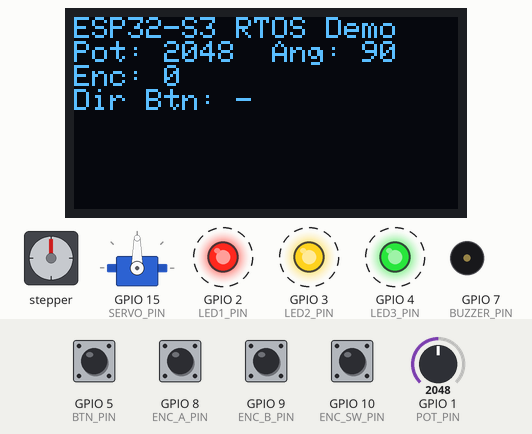
The program below on a simulated ESP32-S3. Parts: stepper motor, 128×64 one-colour display, servo, output pins drawn as LEDs (lit = HIGH), buzzer (waves = sounding). Wiring (from diagram.json): stepper motor (200 steps per turn assumed): coils GPIO 12, GPIO 13, GPIO 11, GPIO 14. Dashed ring = blinking. The test bench sets the inputs (shaded band); at power-on: GPIO 5 (BTN_PIN), GPIO 8 (ENC_A_PIN), GPIO 9 (ENC_B_PIN), GPIO 10 (ENC_SW_PIN) HIGH, GPIO 1 (POT_PIN) = 2048. Pins used as bus, display or sensor lines are not drawn.

Above: at 1.4 s.
1.5 s: GPIO 1 (POT_PIN) set to 2866
At 2.6 s:
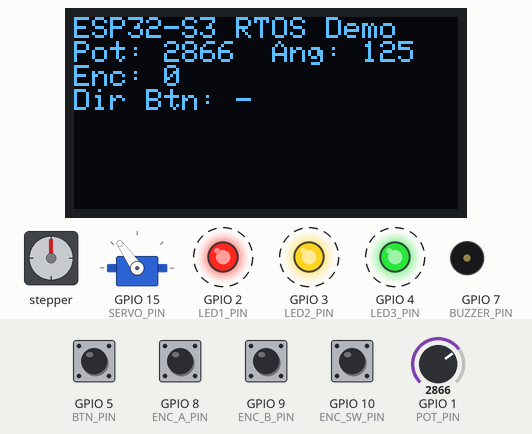
4.2 s: GPIO 10 (ENC_SW_PIN) pulled LOW for 0.15 s
At 4.43 s:
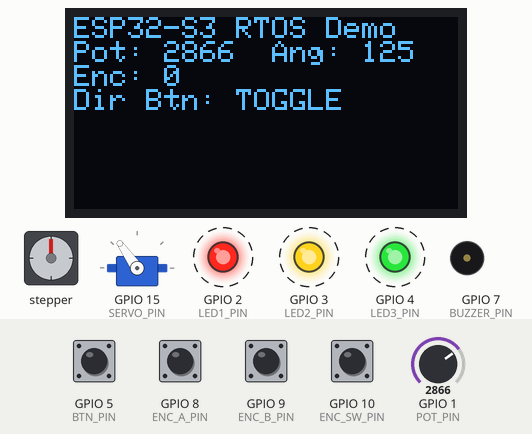
4.9 s: GPIO 1 (POT_PIN) set to 3603
At 5.6 s:
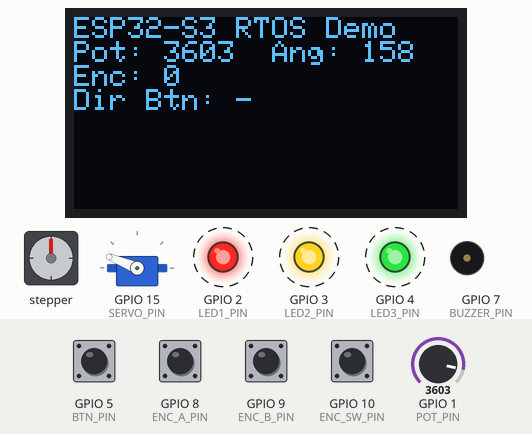
7.7 s: GPIO 5 (BTN_PIN) pulled LOW for 0.15 s
At 8.6 s:
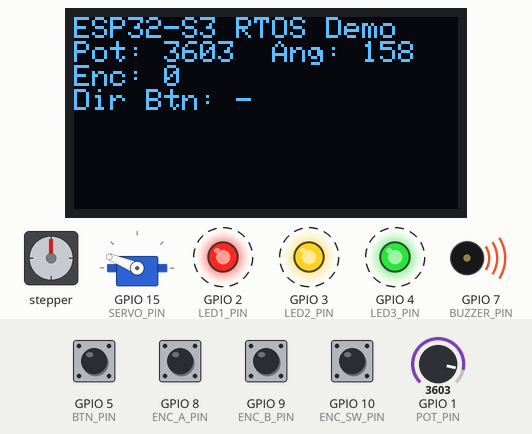
10.7 s: GPIO 1 (POT_PIN) set to 4095
At 11.6 s:
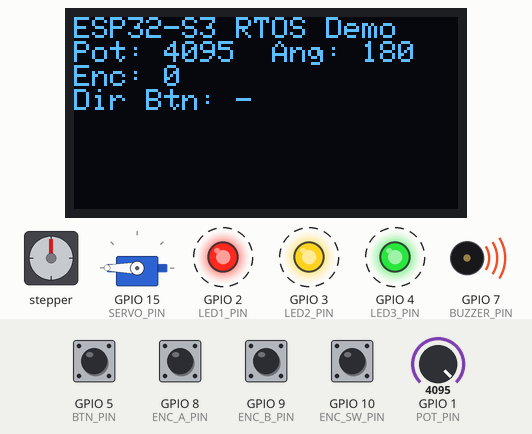
13.7 s: GPIO 5 (BTN_PIN) pulled LOW for 1 s
At 14.6 s:
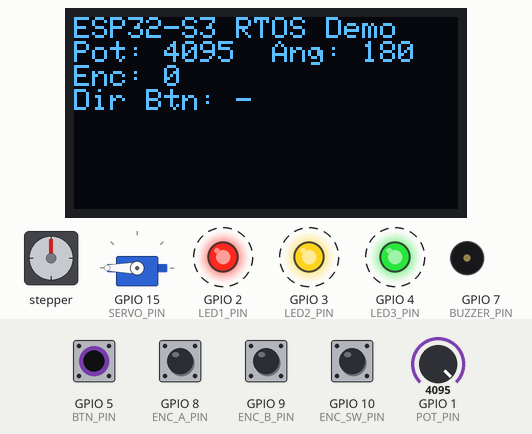
Timing chart, 0 to 17.2 s (numbered marks = the images above; inputs shaded):
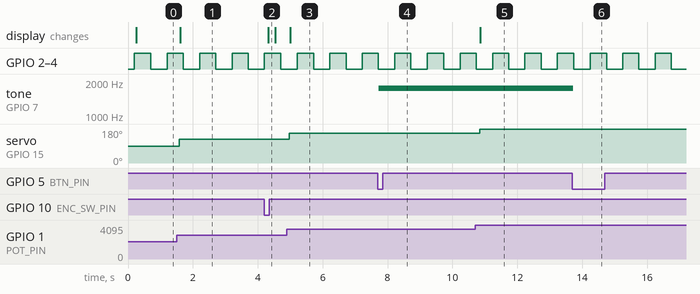

The program:

main.cpp
```cpp
#include <Arduino.h>
#include <Wire.h>
#include <Adafruit_GFX.h>
#include <Adafruit_SSD1306.h>
#include <ESP32Servo.h>

#define LED1_PIN   2
#define LED2_PIN   3
#define LED3_PIN   4

#define BTN_PIN    5

#define BUZZER_PIN 7

#define I2C_SDA    42
#define I2C_SCL    41
#define OLED_ADDR  0x3C
Adafruit_SSD1306 display(128, 64, &Wire);

#define POT_PIN    1

#define ENC_A_PIN  8
#define ENC_B_PIN  9
#define ENC_SW_PIN 10

#define ST_A_N     11
#define ST_A_P     12
#define ST_B_P     13
#define ST_B_N     14

#define SERVO_PIN  15

Servo servo1;

volatile long encCount = 0;
volatile uint8_t lastA = 0, lastB = 0;
volatile bool encBtnPressed = false;

TaskHandle_t taskLEDsHandle;
TaskHandle_t taskBtnBuzzHandle;
TaskHandle_t taskServoOLEDHandle;
TaskHandle_t taskStepperHandle;

void setStepperCoils(uint8_t a_n, uint8_t a_p, uint8_t b_p, uint8_t b_n) {
  digitalWrite(ST_A_N, a_n);
  digitalWrite(ST_A_P, a_p);
  digitalWrite(ST_B_P, b_p);
  digitalWrite(ST_B_N, b_n);
}

const uint8_t STEP_TABLE[8][4] = {
  {1,0,0,0}, {1,1,0,0}, {0,1,0,0}, {0,1,1,0},
  {0,0,1,0}, {0,0,1,1}, {0,0,0,1}, {1,0,0,1}
};

// Buzzer control
const int BUZZR_CH = 2;
void beepStart(int freq) {
  ledcAttachPin(BUZZER_PIN, BUZZR_CH);
  ledcWriteTone(BUZZR_CH, freq);
}
void beepStop() {
  ledcWrite(BUZZR_CH, 0);
  ledcDetachPin(BUZZER_PIN);
}

// Encoder interrupt handlers
void IRAM_ATTR encISR_A() {
  uint8_t a = digitalRead(ENC_A_PIN);
  uint8_t b = digitalRead(ENC_B_PIN);
  if (a != lastA) {
    (a == b) ? encCount++ : encCount--;
    lastA = a;
    lastB = b;
  }
}
void IRAM_ATTR encISR_B() {
  uint8_t a = digitalRead(ENC_A_PIN);
  uint8_t b = digitalRead(ENC_B_PIN);
  if (b != lastB) {
    (a != b) ? encCount++ : encCount--;
    lastA = a;
    lastB = b;
  }
}
void IRAM_ATTR encBtnISR() {
  if (digitalRead(ENC_SW_PIN) == LOW) encBtnPressed = true;
}

//  RTOS TASKS
void taskLEDs(void* pv) {
  pinMode(LED1_PIN, OUTPUT);
  pinMode(LED2_PIN, OUTPUT);
  pinMode(LED3_PIN, OUTPUT);

  for (;;) {
    //Blink
    digitalWrite(LED1_PIN, HIGH);
    digitalWrite(LED2_PIN, HIGH);
    digitalWrite(LED3_PIN, HIGH);
    vTaskDelay(pdMS_TO_TICKS(500)); // 500ms ON

    digitalWrite(LED1_PIN, LOW);
    digitalWrite(LED2_PIN, LOW);
    digitalWrite(LED3_PIN, LOW);
    vTaskDelay(pdMS_TO_TICKS(500)); // 500ms OFF
  }
}

// Task Button & Buzzer
void taskButtonsBuzzer(void* pv) {
  pinMode(BTN_PIN, INPUT_PULLUP);
  pinMode(BUZZER_PIN, OUTPUT);

  bool buzOn = false;
  for (;;) {
    // Single Button: toggle buzzer
    if (digitalRead(BTN_PIN) == LOW) {
      vTaskDelay(pdMS_TO_TICKS(20)); // debounce
      if (digitalRead(BTN_PIN) == LOW) {
        buzOn = !buzOn;
        if (buzOn) {
          beepStart(1760); // Frekuensi 1760Hz
        } else {
          beepStop();
        }
        while (digitalRead(BTN_PIN) == LOW) vTaskDelay(pdMS_TO_TICKS(10));
      }
    }
    vTaskDelay(pdMS_TO_TICKS(10));
  }
}

// Task Servo + OLED + Potentiometer pada Core 1
void taskServoOLED(void* pv) {
  Wire.begin(I2C_SDA, I2C_SCL);
  if (!display.begin(SSD1306_SWITCHCAPVCC, OLED_ADDR)) {

  }
  display.clearDisplay();
  display.setTextSize(1);
  display.setTextColor(SSD1306_WHITE);

  servo1.attach(SERVO_PIN);

  for (;;) {
    int raw = analogRead(POT_PIN);
    int angle = map(raw, 0, 4095, 0, 180);
    servo1.write(angle);

    long enc = encCount;
    display.clearDisplay();
    display.setCursor(0, 0);
    display.println(F("ESP32-S3 RTOS Demo"));
    display.print(F("Pot: ")); display.print(raw);
    display.print(F("  Ang: ")); display.println(angle);
    display.print(F("Enc: ")); display.println(enc);
    display.print(F("Dir Btn: "));
    display.println(encBtnPressed ? "TOGGLE" : "-");
    display.display();

    vTaskDelay(pdMS_TO_TICKS(200));
  }
}

// Task Stepper Motor pada Core 1
void taskStepper(void* pv) {
  pinMode(ST_A_N, OUTPUT);
  pinMode(ST_A_P, OUTPUT);
  pinMode(ST_B_P, OUTPUT);
  pinMode(ST_B_N, OUTPUT);

  int stepIndex = 0;
  bool dirCW = true;

  for (;;) {
    if (encBtnPressed) {
      dirCW = !dirCW;
      encBtnPressed = false;
    }

    long speedSteps = abs(encCount);
    speedSteps = constrain(speedSteps, 0, 400);
    uint16_t delayMs = 4 + (400 - speedSteps) / 2;

    const uint8_t* s = STEP_TABLE[stepIndex];
    setStepperCoils(s[0], s[1], s[2], s[3]);

    stepIndex = (dirCW) ? (stepIndex + 1) : (stepIndex + 7);
    stepIndex &= 7;

    vTaskDelay(pdMS_TO_TICKS(delayMs));
  }
}

// ===== SETUP =====
void setup() {
  Serial.begin(115200);
  delay(200);

  // Encoder setup dengan interrupt
  pinMode(ENC_A_PIN, INPUT_PULLUP);
  pinMode(ENC_B_PIN, INPUT_PULLUP);
  pinMode(ENC_SW_PIN, INPUT_PULLUP);
  lastA = digitalRead(ENC_A_PIN);
  lastB = digitalRead(ENC_B_PIN);
  attachInterrupt(digitalPinToInterrupt(ENC_A_PIN), encISR_A, CHANGE);
  attachInterrupt(digitalPinToInterrupt(ENC_B_PIN), encISR_B, CHANGE);
  attachInterrupt(digitalPinToInterrupt(ENC_SW_PIN), encBtnISR, FALLING);

  // Buat RTOS tasks
  xTaskCreatePinnedToCore(taskLEDs,        "LEDs",        4096, NULL, 1, &taskLEDsHandle,       0);
  xTaskCreatePinnedToCore(taskButtonsBuzzer,"ButtonBuzz",  4096, NULL, 2, &taskBtnBuzzHandle,    0);
  xTaskCreatePinnedToCore(taskServoOLED,   "ServoOLED",   6144, NULL, 1, &taskServoOLEDHandle,   1);
  xTaskCreatePinnedToCore(taskStepper,     "Stepper",     4096, NULL, 2, &taskStepperHandle,     1);
}

void loop() {
  vTaskDelay(pdMS_TO_TICKS(1000));
}
```

Measured:
- after the input at 1.5 s, servo on GPIO 15 (SERVO_PIN): 90° → 125° after 0.08 s; the display: changes after 0.11 s (image 1)
- after the input at 4.2 s, the display: changes after 0.12 s (image 2)
- after the input at 4.9 s, servo on GPIO 15 (SERVO_PIN): 125° → 158° after 0.07 s; the display: changes after 0.10 s (image 3)
- after the input at 7.7 s, tone on GPIO 7 (BUZZER_PIN): silent → 1760 Hz at once
- after the input at 10.7 s, servo on GPIO 15 (SERVO_PIN): 158° → 180° after 0.14 s; the display: changes after 0.16 s (image 5)
- after the input at 13.7 s, tone on GPIO 7 (BUZZER_PIN): 1760 Hz → silent at once
- by itself, GPIO 2 (LED1_PIN), GPIO 3 (LED2_PIN), GPIO 4 (LED3_PIN): alternates HIGH for 0.50 s and LOW for 0.50 s
